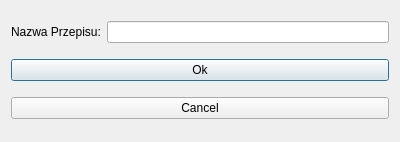
<?xml version="1.0" encoding="UTF-8"?>
<ui version="4.0">
 <class>RemoveRecipes</class>
 <widget class="QDialog" name="RemoveRecipes">
  <property name="geometry">
   <rect>
    <x>0</x>
    <y>0</y>
    <width>400</width>
    <height>142</height>
   </rect>
  </property>
  <property name="windowTitle">
   <string>Dialog</string>
  </property>
  <layout class="QGridLayout" name="gridLayout">
   <item row="0" column="0">
    <widget class="QLabel" name="label">
     <property name="text">
      <string>Nazwa Przepisu:</string>
     </property>
    </widget>
   </item>
   <item row="0" column="1">
    <widget class="QLineEdit" name="recipeNamelineEdit"/>
   </item>
   <item row="1" column="0" colspan="2">
    <widget class="QPushButton" name="okButton">
     <property name="text">
      <string>Ok</string>
     </property>
    </widget>
   </item>
   <item row="2" column="0" colspan="2">
    <widget class="QPushButton" name="cancelButton">
     <property name="text">
      <string>Cancel</string>
     </property>
    </widget>
   </item>
  </layout>
 </widget>
 <resources/>
 <connections/>
</ui>
